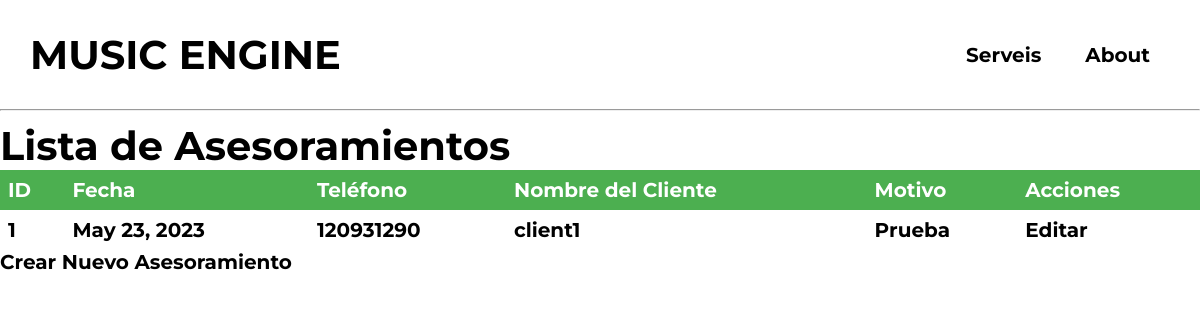
The page /assesoraments/ (signed in) on the database its author committed.
### music_engine/models.py (models this page shows)
class Assesorament(models.Model):
    id = models.AutoField(primary_key=True)
    date = models.DateField(default=date.today)
    telephone = models.CharField(max_length=9)
    client_name = models.CharField(max_length=255)
    motive = models.TextField(max_length=250)

### music_engine/views.py (the view)
# urls.py: path('assesoraments/', assesorament_list, name='assesorament_list'),
def assesorament_list(request):
    assesoraments = Assesorament.objects.filter(client_name=request.user)
    context = {
        'assesoraments': assesoraments
    }
    return render(request, 'assesorament_list.html', context)

### templates/assesorament_list.html (shortened to what this page needs)
{% include 'navbar.html' %}
<!DOCTYPE html>
<html>
<head>
</head>
<body>
    <h1>Lista de Asesoramientos</h1>
    <table>
        <thead>
            <tr>
                <th>ID</th>
                <th>Fecha</th>
                <th>Teléfono</th>
                <th>Nombre del Cliente</th>
                <th>Motivo</th>
                <th>Acciones</th>
            </tr>
        </thead>
        <tbody>
            {% for assesorament in assesoraments %}
                <tr>
                    <td>{{ assesorament.id }}</td>
                    <td>{{ assesorament.date }}</td>
                    <td>{{ assesorament.telephone }}</td>
                    <td>{{ assesorament.client_name }}</td>
                    <td>{{ assesorament.motive }}</td>
                    <td>
                        <a href="{% url 'edit_assesorament' assesorament.id %}">Editar</a>
                    </td>
                </tr>
            {% endfor %}
        </tbody>
    </table>
    <a href="{% url 'create_assesorament' %}">Crear Nuevo Asesoramiento</a>
</body>
</html>

### static/css/table.css (style rules this page uses)
table { border-collapse: collapse; width: 100%; }
th, td { text-align: left; padding: 8px; }
th { background-color: #4CAF50; color: white; }

### templates/navbar.html (style rules this page uses)
* { box-sizing: border-box; margin: 0; padding: 0; }
li, a, p, tr { font-family: "Montserrat", sans-serif; font-weight: 700; font-size: 20px; color: black; text-decoration: none; }
h1 { font-family: "Montserrat", sans-serif; font-weight: 1400; font-size: 40px; color: black; text-decoration: none; margin: 0; }

### rows shown on the page
Assesorament: id "1", date "May 23, 2023", telephone "120931290", client_name "client1", motive "Prueba"
